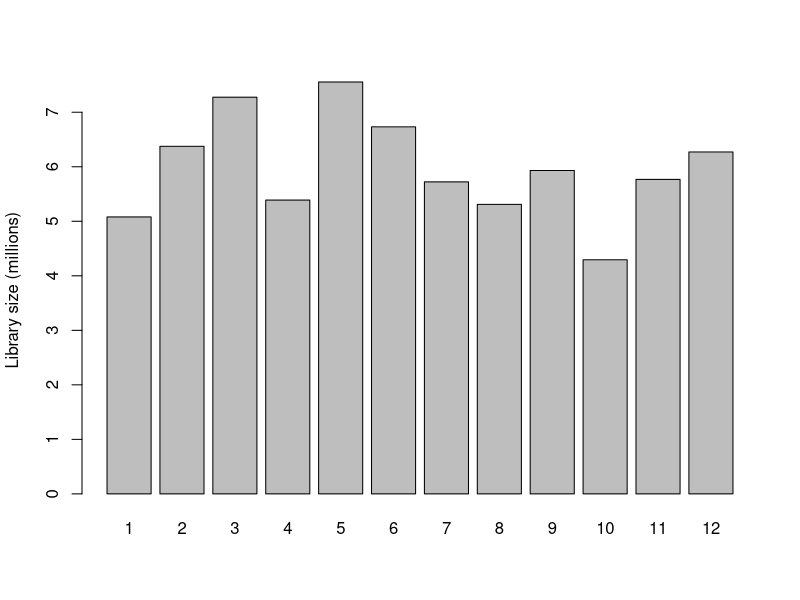
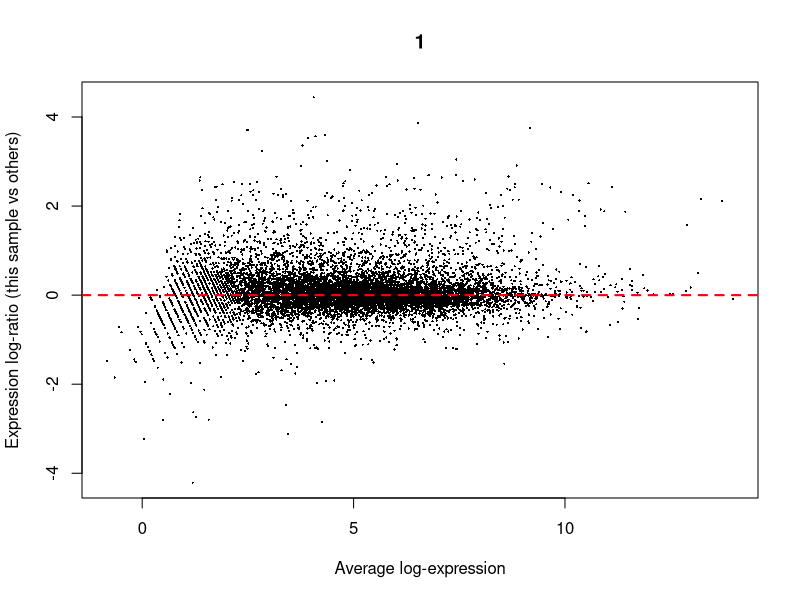
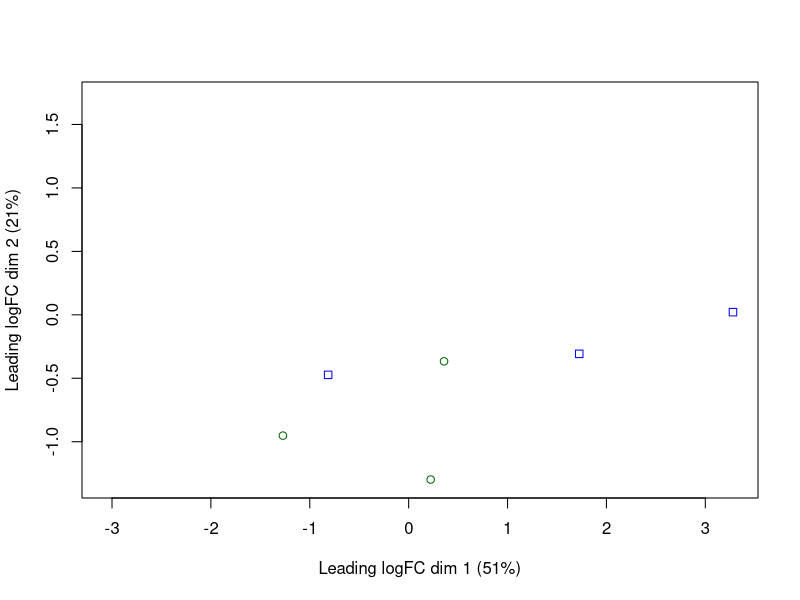
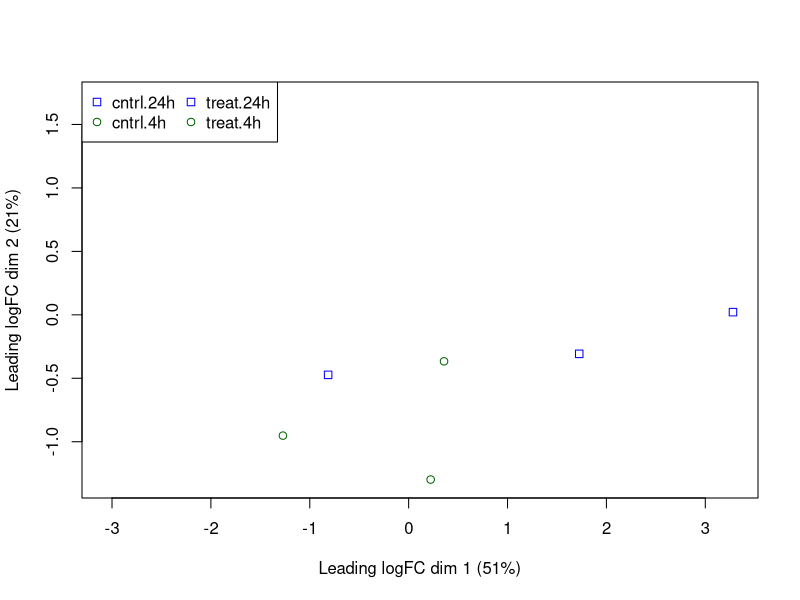
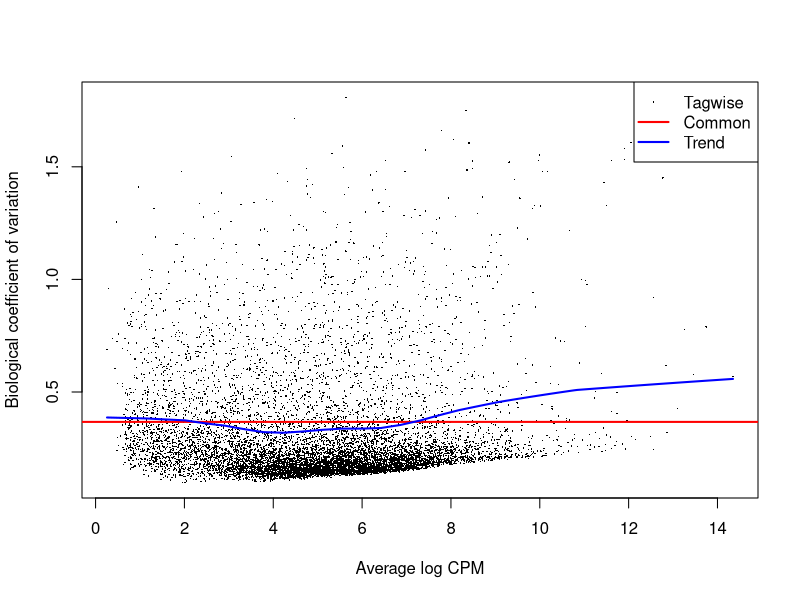
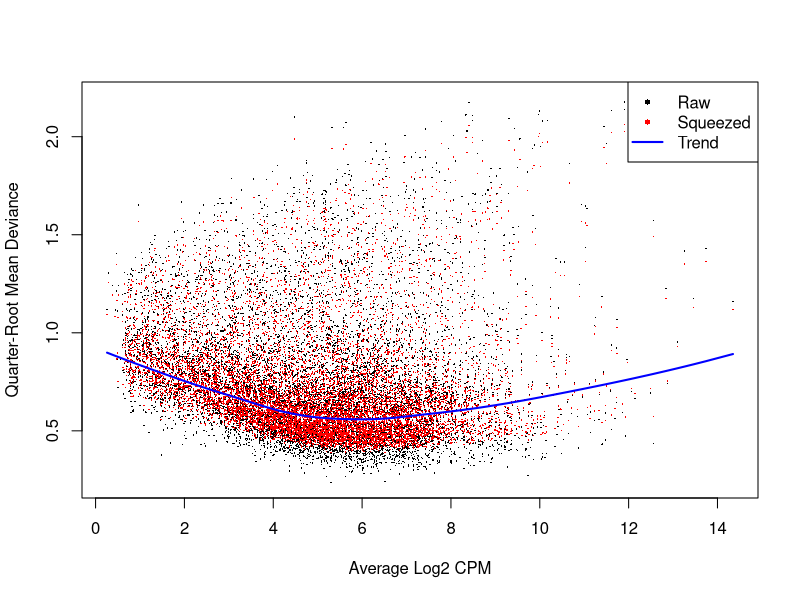
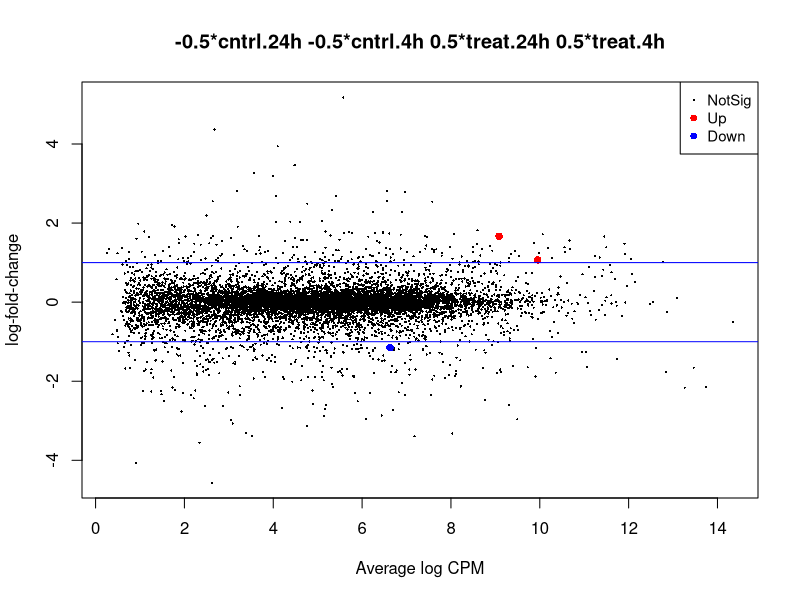
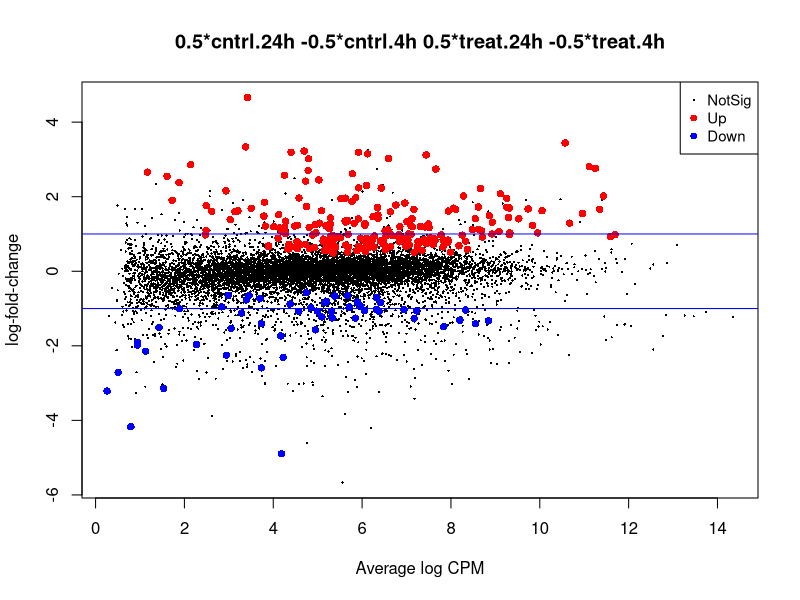

These figures' R source, in order:
# set the working directory
setwd("/Users/bamflappy/NFCDSWorkshop_Day2/script_data/")

# import gene count data
tribolium_counts <- read.csv("TriboliumCounts.csv", row.names="X")

#Import grouping factor
targets <- read.csv(file="groupingFactors.csv")
  
#BiocManager::install("edgeR")

library("edgeR")


#############
#Setup a design matrix
group <- factor(paste(targets$treatment,targets$hours,sep="."))
#cbind(targets,Group=group)

#Create DGE list object
list <- DGEList(counts=tribolium_counts,group=group)
colnames(list) <- rownames(targets)
head(list)

#Plot the library sizes before normalization
jpeg("glm_librarySizes_beforeNorm.jpg")
barplot(list$samples$lib.size*1e-6, names=1:12, ylab="Library size (millions)")
dev.off()

#Retain genes only if it is expressed at a minimum level
keep <- filterByExpr(list)
summary(keep)
list <- list[keep, , keep.lib.sizes=FALSE]

#Use TMM normalization to eliminate composition biases
# between libraries
list <- calcNormFactors(list)

#Retrieve normalized counts
normList <- cpm(list, normalized.lib.sizes=TRUE)

#Write the normalized counts to a file
write.table(normList, file="tribolium_normalizedCounts.csv", sep=",", row.names=TRUE)

#View normalization factors
list$samples
dim(list)

#Verify TMM normalization using a MD plot
# and write the plot to jpg file
jpeg("glm_MD_afterNorm.jpg")
plotMD(cpm(list, log=TRUE), column=1)
abline(h=0, col="red", lty=2, lwd=2)
dev.off()

#Use a MDS plot to visualizes the differences
# between the expression profiles of different samples
points <- c(0,1)
colors <- rep(c("blue", "darkgreen"), 2)

#Write plot without legend to file
jpeg("glm_MDS_withoutLegend.jpg")
plotMDS(list, col=colors[group], pch=points[group])
dev.off()

#Write plot with legend to file
jpeg("glm_MDS_withLegend.jpg")
plotMDS(list, col=colors[group], pch=points[group])
legend("topleft", legend=levels(group), pch=points, col=colors, ncol=2)
dev.off()

#The experimental design is parametrized with a one-way layout, 
# where one coefficient is assigned to each group
design <- model.matrix(~ 0 + group)
colnames(design) <- levels(group)
#design

#Next, the NB dispersion is estimated
list <- estimateDisp(list, design, robust=TRUE)
#list$common.dispersion

#Visualize the dispersion estimates with a BCV plot
#Write plot to file
jpeg("glm_BCV.jpg")
plotBCV(list)
dev.off()

#Now, estimate and plot the QL dispersions
fit <- glmQLFit(list, design, robust=TRUE)
#head(fit$coefficients)

#Write plot to file
jpeg("glm_QLDisp.jpg")
plotQLDisp(fit)
dev.off()


########
#Test whether the average across all cntrl groups is equal to the average across
#all treat groups, to examine the overall effect of treatment
con.treat_cntrl <- makeContrasts(set.treat_cntrl = (treat.4h + treat.24h)/2
                                                    - (cntrl.4h + cntrl.24h)/2,
                                                    levels=design)

#Look at genes with significant expression across all UV groups
anov.treat_cntrl <- glmTreat(fit, contrast=con.treat_cntrl, lfc=log2(1.2))
summary(decideTests(anov.treat_cntrl))

#Write plot to file
jpeg("glm_treat_cntrl_MD.jpg")
plotMD(anov.treat_cntrl)
abline(h=c(-1, 1), col="blue")
dev.off()

#Generate table of DE genes
tagsTbl_treat_cntrl.filtered <- topTags(anov.treat_cntrl, n=nrow(anov.treat_cntrl$table), adjust.method="fdr")$table
write.table(tagsTbl_treat_cntrl.filtered, file="glm_treat_cntrl.csv", sep=",", row.names=TRUE)


########

#Test whether the average across all tolerant groups is equal to the average across
#all not tolerant groups, to examine the overall effect of tolerance
con.24h_4h <- makeContrasts(set.24h_4h = (cntrl.24h + treat.24h)/2
                                          - (cntrl.4h + treat.4h)/2,
                                          levels=design)

#Look at genes with significant expression across all UV groups
anov.24h_4h <- glmTreat(fit, contrast=con.24h_4h, lfc=log2(1.2))
summary(decideTests(anov.24h_4h))

#Write plot to file
jpeg("glm_24h_4h_MD.jpg")
plotMD(anov.24h_4h)
abline(h=c(-1, 1), col="blue")
dev.off()

#Generate table of DE genes
tagsTbl_24h_4h.filtered <- topTags(anov.24h_4h, n=nrow(anov.24h_4h$table), adjust.method="fdr")$table
write.table(tagsTbl_24h_4h.filtered, file="glm_24h_4h.csv", sep=",", row.names=TRUE)


########
#Test whether there is an interaction effect
con.interaction <- makeContrasts(set.interaction = ((treat.4h + treat.24h)/2
                                                    - (cntrl.4h + cntrl.24h)/2)
                                                    - ((cntrl.24h + treat.24h)/2
                                                    - (cntrl.4h + treat.4h)/2),
                                                    levels=design)

#Look at genes with significant expression
anov.interaction <- glmTreat(fit, contrast=con.interaction, lfc=log2(1.2))
summary(decideTests(anov.interaction))

#Write plot to file
jpeg("glm_interaction_MD.jpg")
plotMD(anov.interaction)
abline(h=c(-1, 1), col="blue")
dev.off()

#Generate table of DE genes
tagsTbl_inter.filtered <- topTags(anov.interaction, n=nrow(anov.interaction$table), adjust.method="fdr")$table
write.table(tagsTbl_inter.filtered, file="glm_interaction.csv", sep=",", row.names=TRUE)
